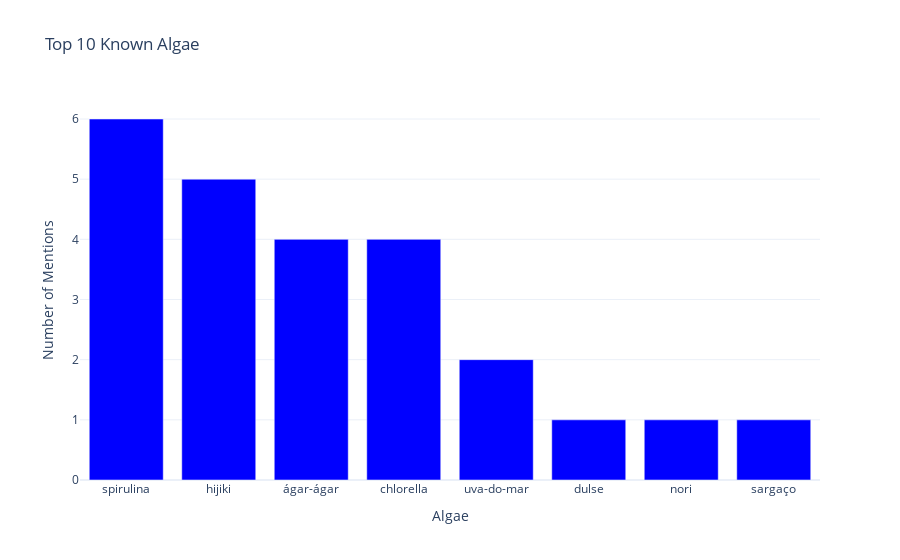

Notebook code for this chart:
### Markdown cell above
### Species Knowledge Visualization: Category-Specific Analysis

We create separate visualizations for each species category to understand:

#### 1. Plant Knowledge Patterns
- **Most recognized plants**: Top 10 species by frequency
- **Cultural relevance**: Common vs. specialized plant knowledge
- **Regional influences**: Geographic patterns in plant recognition

#### 2. Algae Knowledge Distribution  
- **Marine species dominance**: Prevalence of seaweed knowledge
- **Specialized knowledge**: Lower overall recognition rates
- **Cultural specificity**: Variation in algae familiarity

#### 3. Mushroom Recognition Trends
- **Commercial species focus**: Emphasis on commonly available varieties
- **Safety considerations**: Conservative knowledge patterns
- **Expertise indicators**: High mushroom knowledge as specialization marker

These category-specific analyses help identify which domains contribute most to overall biodiversity knowledge and may serve as better indicators of expertise.

### Code cell
fig_algas = go.Figure()
fig_algas.add_trace(go.Bar(x=algas_mais_conhecidas.index[:10], y=algas_mais_conhecidas.values[:10], marker_color="blue"))
fig_algas.update_layout(title="Top 10 Known Algae", xaxis_title="Algae", yaxis_title="Number of Mentions")
fig_algas.show()

### Figure 1 — Plotly figure (JSON) as saved in the notebook; plotly's stock layout.template omitted (floating-point values rounded to 4 significant figures)
{"data": [{"marker": {"color": "blue"}, "type": "bar", "x": ["spirulina", "hijiki", "ágar-ágar", "chlorella", "uva-do-mar", "dulse", "nori", "sargaço"], "y": [6, 5, 4, 4, 2, 1, 1, 1]}], "layout": {"title": {"text": "Top 10 Known Algae"}, "xaxis": {"title": {"text": "Algae"}}, "yaxis": {"title": {"text": "Number of Mentions"}}}}
